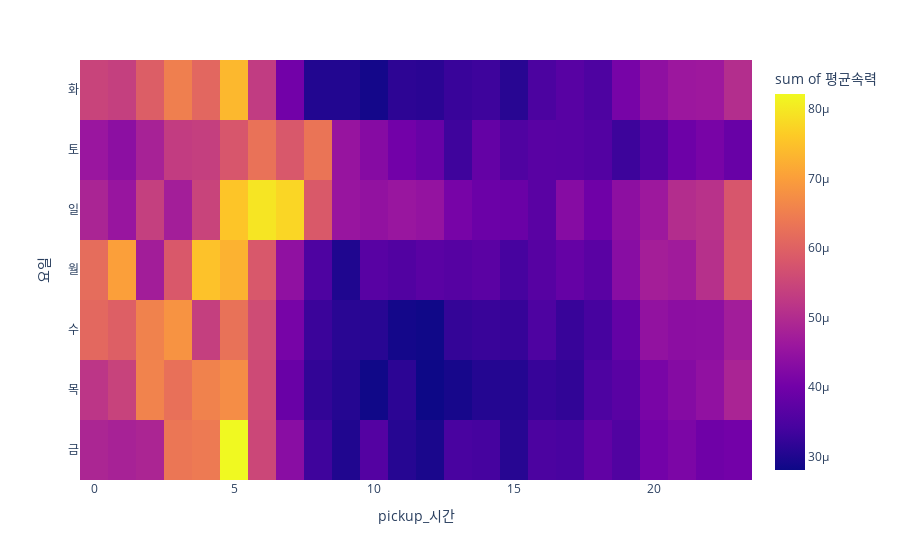

Notebook code cell kept with this figure:
### Code cell
# | title: 요일,시간에 따른 평균속력 시각화        
fig1.show()

### Figure 1 — Plotly figure (JSON) as saved in the notebook; plotly's stock layout.template omitted (floating-point values rounded to 4 significant figures; data arrays with more than 128 entries replaced by an {"elided": "..."} marker saying what was removed)
{"data": [{"coloraxis": "coloraxis", "histfunc": "sum", "hovertemplate": "pickup_시간=%{x}<br>요일=%{y}<br>sum of 평균속력=%{z}<extra></extra>", "name": "", "nbinsx": 24, "nbinsy": 7, "type": "histogram2d", "x": {"elided": "168 int values"}, "xaxis": "x", "xbingroup": "x", "y": {"elided": "168 str values"}, "yaxis": "y", "ybingroup": "y", "z": {"elided": "168 float values"}}], "layout": {"autosize": true, "coloraxis": {"colorbar": {"title": {"text": "sum of 평균속력"}}, "colorscale": [[0, "#0d0887"], [0.1111, "#46039f"], [0.2222, "#7201a8"], [0.3333, "#9c179e"], [0.4444, "#bd3786"], [0.5556, "#d8576b"], [0.6667, "#ed7953"], [0.7778, "#fb9f3a"], [0.8889, "#fdca26"], [1, "#f0f921"]]}, "legend": {"tracegroupgap": 0}, "margin": {"t": 60}, "xaxis": {"anchor": "y", "autorange": true, "domain": [0, 1], "range": [-0.5, 23.5], "title": {"text": "pickup_시간"}, "type": "linear"}, "yaxis": {"anchor": "x", "autorange": true, "domain": [0, 1], "range": [-0.5, 6.5], "title": {"text": "요일"}, "type": "category"}}}
